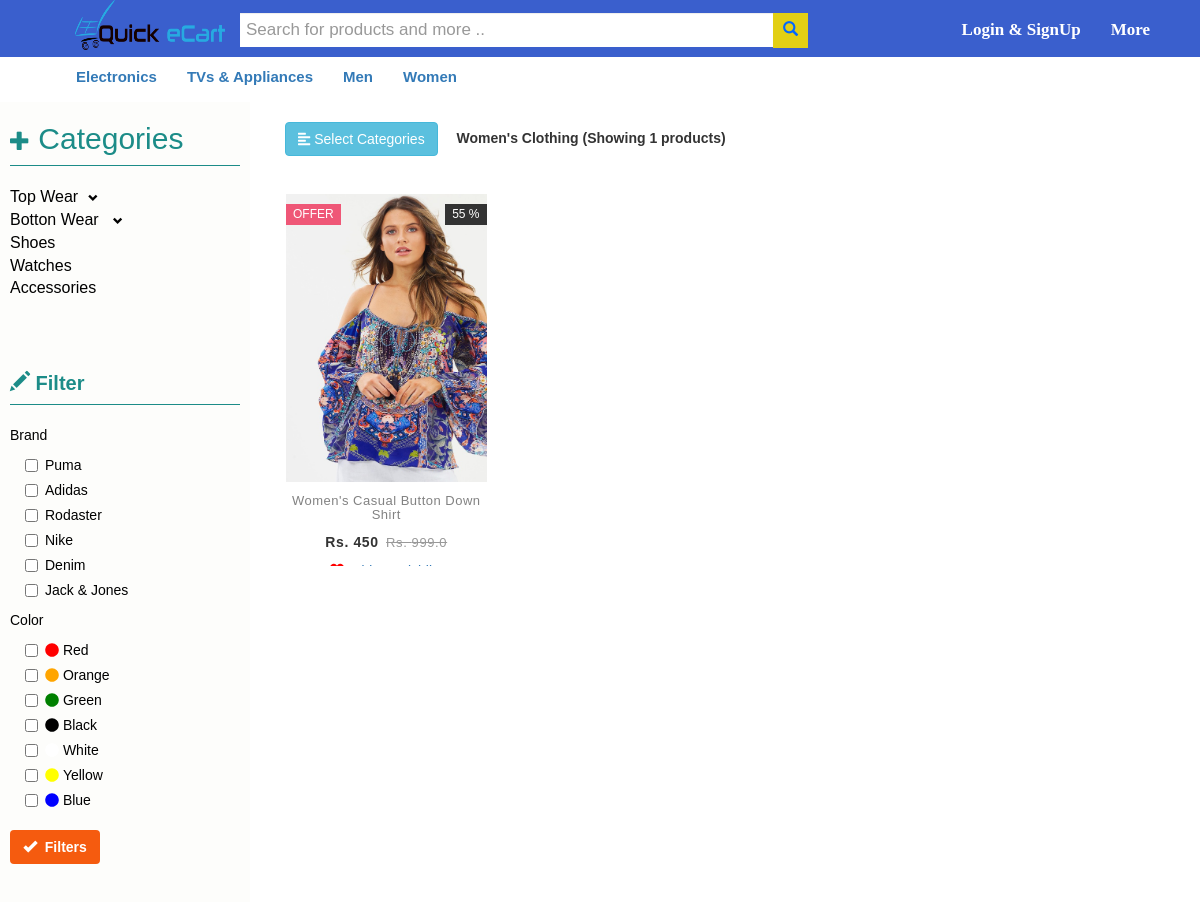
The page /womens_wear_product/Top/ on the database as committed earlier.
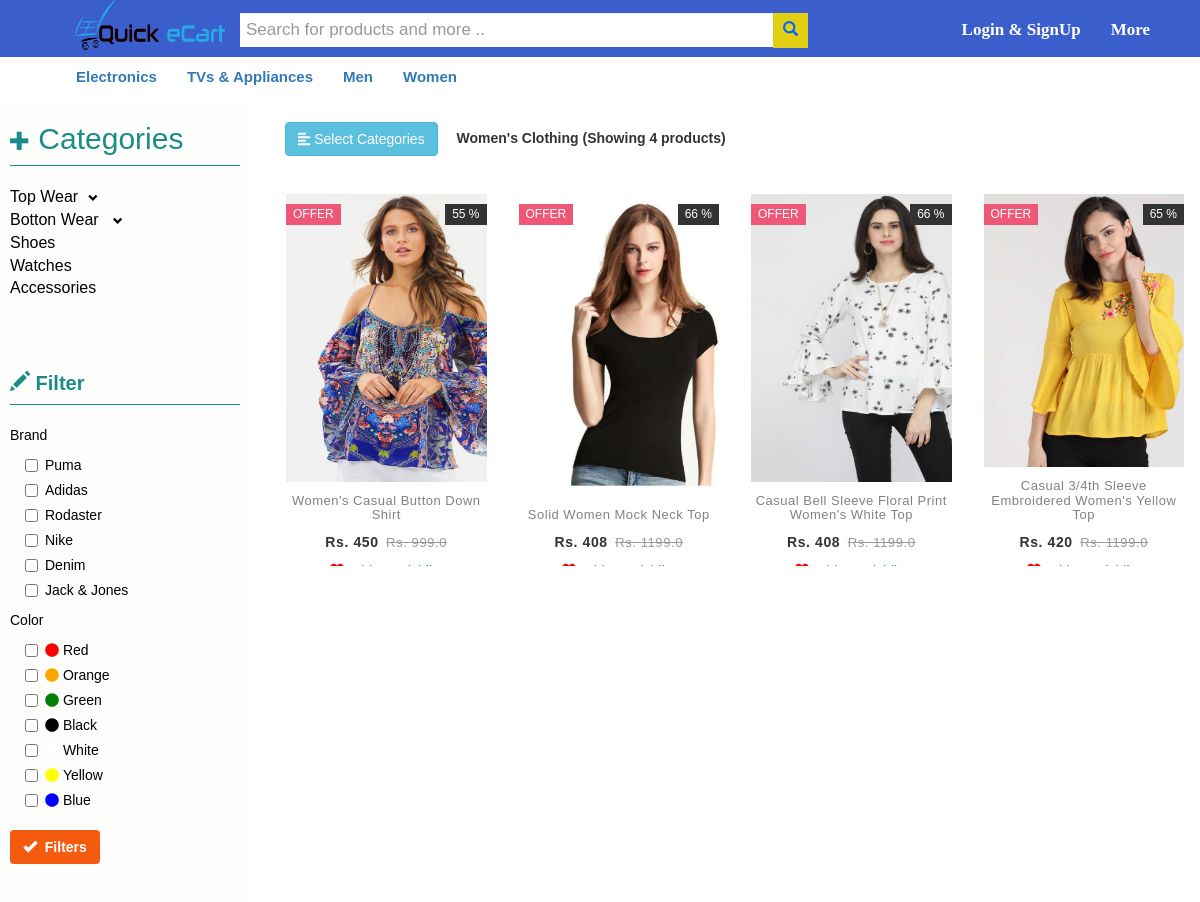
The same page on the database as committed later.
### product/models.py (models this page shows, shortened)
class Clothing(models.Model):
    product = models.ForeignKey(Product,on_delete=models.CASCADE,null=False)
    category = models.CharField(max_length = 150,null=False)
    sub_category = models.CharField(('Sub Category'),max_length = 150,null=False)
    description = models.TextField(null=False)
    GENDER_CHOICES = (
                     ('M', 'Male'),
                     ('F', 'Female'),
                     ('K','Kids')
                    )
    gender = models.CharField('Gender',choices=GENDER_CHOICES,max_length=1,null=True,blank=True)
    brand = models.CharField(max_length = 150,null=True,blank=True)
    size = models.CharField(max_length = 150,null=True,blank=True,help_text=('Please enter size like - M,S,L etc'))
    color = models.CharField(max_length = 150,null=True,blank=True,help_text=('Please enter brand like - Red,brown etc'))

class Product(models.Model):
    name = models.CharField(max_length = 150)
    price = models.FloatField(null=False)
    offer = models.IntegerField(default=0)
    emi_discount = models.FloatField(default=0)
    card_discount = models.FloatField(default=0)
    avaiable_stock = models.IntegerField(default=10)
    visited = models.IntegerField(default=0)
    like = models.IntegerField(default=0)
    dislike = models.IntegerField(default=0)
    product_image1 = models.ImageField(null=True,blank=True)
    product_image2 = models.ImageField(null=True,blank=True)
    '''
    def save(self,**kwargs):
        super().save()

        img1 = Image.open(self.product_image1.path)
        img2 = Image.open(self.product_image2.path)

        if img1.height > 300 or img1.width > 250:
            if img1.height > 300 and img1.width < 250:
                output_size = (300,img1.width)
            elif(img1.height < 300 and img1.width > 250):
                output_size = (img1.height,250)
                img1.thumbnail(output_size)
                img1.save(self.product_image1.path)
            else:
                output_size = (300,250)
            img1.thumbnail(output_size)
            img1.save(self.product_image1.path)

        if img2.height > 300 or img2.width > 250:
            if img2.height > 300 and img2.width < 250:
                output_size = (300,img2.width)

            elif(img2.height < 300 and img2.width > 250):
                output_size = (img2.height,250)
            else:
                output_size = (300,250)
            img2.thumbnail(output_size)
            img2.save(self.product_image2.path)
    '''

### product/views.py (the view, shortened to what this page needs)
# urls.py: url('^womens_wear_product/(?P<wear_category>[a-zA-Z0-9@#$&-]+)/$',views.womens_wear_product,name="womens_wear_product"),
def womens_wear_product(request,wear_category):
    products = Clothing.objects.filter(gender = 'F', category__icontains = wear_category)
    context = {'products':products
                }
    return render(request,'product/womens_product.html',context=context)

### product/templatetags/app_filter.py (called while the page is built)
@register.filter(name = 'get_discounted_price')
def get_discounted_price(price,offer):
    discounted_price = round((price - (price*offer)/100))
    return discounted_price

### product/templates/product/womens_product.html (shortened to what this page needs)
{% extends 'product/base.html' %}
{% load staticfiles %}
{% load app_filter %}
{% block body %}
<div class="wrapper">
    <nav id="sidebar" style="background-color: #FDFDFB">
        <div class="sidebar-header">
            <h3 style="margin-left:10px;font-size:30px;color:#1C8C88"><span class="glyphicon glyphicon-plus" style="font-size:20px"></span>&nbspCategories</h3>
        </div>
		<hr style="border-color:#1C8C88;margin:0px 10px 0px 10px">
		<br>
        <ul class="list-unstyled components" style="margin-left:10px">
            <li class="active">
                <a href="#homeSubmenu" data-toggle="collapse" aria-expanded="false" class="dropdown-toggle" style="font-size:16px">Top Wear<span class="glyphicon glyphicon-chevron-down" style="font-size:10px;margin-left:10px"></a>
            </li>
            <li>
                <a href="#pageSubmenu" data-toggle="collapse" aria-expanded="false" class="dropdown-toggle" style="font-size:16px">Botton Wear <span class="glyphicon glyphicon-chevron-down" style="font-size:10px;margin-left:10px"> </a>
            </li>
            <li>
                <a href="{% url 'product:womens_shoes_product' %}" style="font-size:16px">Shoes</a>
            </li>
            <li>
                <a href="{% url 'product:womens_accessories_product' 'watch' %}" style="font-size:16px">Watches</a>
            </li>
            <li>
                <a href="{% url 'product:womens_accessories_product' 'accessories' %}" style="font-size:16px">Accessories</a>
            </li>
        </ul>
        <br>
        <br>
        <form action="#" method="POST" role="form">
        	<h1 style="margin-left:10px;font-size:20px;font-weight:bold;color:#1C8C88"><span class="glyphicon glyphicon-pencil" style="font-size:20px"></span>&nbspFilter</h1>
        	<hr style="border-color:#1C8C88;margin:0px 10px 0px 10px">
        	<br>
        	<div>
        		<p style="margin-left:10px">Brand</p>
        		<div class="checkbox" style="margin-left:25px">
        			<label><input type="checkbox" name="brand" value="Puma">Puma</label>
        		</div>
        		<div class="checkbox" style="margin-left:25px">
        			<label><input type="checkbox" name="brand" value="Adidas">Adidas</label>
        		</div>
        		<div class="checkbox" style="margin-left:25px">
        			<label><input type="checkbox" name="brand" value="Rodaster">Rodaster</label>
        		</div>
        		<div class="checkbox" style="margin-left:25px">
        			<label><input type="checkbox" name="brand" value="Nike">Nike</label>
        		</div>
        		<div class="checkbox" style="margin-left:25px">
        			<label><input type="checkbox" name="brand" value="Denim">Denim</label>
        		</div>
        		<div class="checkbox" style="margin-left:25px">
        			<label><input type="checkbox" name="brand" value="Jack & Jones">Jack & Jones</label>
        		</div>
        	</div>
        	<div>
        		<p style="margin-left:10px">Color</p>
        		<div class="checkbox" style="margin-left:25px">
        			<label><input type="checkbox" name="color" value="Red"><i class="fas fa-circle" style="color:red"></i>&nbspRed</label>
        		</div>
        		<div class="checkbox" style="margin-left:25px">
        			<label><input type="checkbox" name="color" value="Orange"><i class="fas fa-circle" style="color:orange"></i>&nbspOrange</label>
        		</div>
        		<div class="checkbox" style="margin-left:25px">
        			<label><input type="checkbox" name="color" value="Green"><i class="fas fa-circle" style="color:green"></i>&nbspGreen</label>
        		</div>
        		<div class="checkbox" style="margin-left:25px">
        			<label><input type="checkbox" name="color" value="Black"><i class="fas fa-circle" style="color:black"></i>&nbspBlack</label>
        		</div>
        		<div class="checkbox" style="margin-left:25px">
        			<label><input type="checkbox" name="color" value="White"><i class="fas fa-circle" style="color:white"></i>&nbspWhite</label>
        		</div>
        		<div class="checkbox" style="margin-left:25px">
        			<label><input type="checkbox" name="color" value="Yellow"><i class="fas fa-circle" style="color:yellow"></i>&nbspYellow</label>
        		</div>
        		<div class="checkbox" style="margin-left:25px">
        			<label><input type="checkbox" name="color" value="Blue"><i class="fas fa-circle" style="color:blue"></i>&nbspBlue</label>
        		</div>
        	</div>
        	<button type="submit" class="btn btn-md" style="background-color:#F55B0F;color:white;margin-left:10px;font-weight:bold;margin-top:10px;margin-bottom:10px">
        		<span class="glyphicon glyphicon-ok" style="color:white"></span>&nbsp Filters
        	</button>
        </form>
    </nav>
    <div class="container" style="margin-left:20px">
		 <br>
         <button type="button" id="sidebarCollapse" class="btn btn-info">
             <i class="fas fa-align-left"></i>
             <span>Select Categories</span>
         </button>
		 <p style="display:inline-block;margin-left:15px;font-weight:bold;font-size:18px0">Women's Clothing (Showing {{ products.count }} products)</p>
    	 <br>
    	 <br>
    	 <div class="row">
    	 		{% for product in products %}
    	 			<div class="col-md-3" style="margin-top:15px">
			            <div class="product-grid" >
			                <div class="product-image">
			                    <a href="{% url 'product:product_detail' product.product.id %}">
			                        <img class="pic-1" width="250" height="300" src="{{ product.product.product_image1.url }}">
			                    </a>
			                    {% if product.product.offer > 0 %}
				                    <span class="product-new-label">Offer</span>
				                    <span class="product-discount-label">{{ product.product.offer }} %</span>
				                {% endif %}
			                </div>
			                <div class="product-content">
			                    <h3 class="title"><a href="#">{{ product.product.name }}</a></h3>
			                    {% if product.product.offer > 0 %}
				                    <div class="price">Rs. {{ product.product.price|get_discounted_price:product.product.offer }}
				                        <span>Rs. {{ product.product.price }}</span>
				                    </div>
				                {% else %}
				                	<div class="price">Rs. {{ product.product.price|floatformat }}</div>
				                {% endif %}
			                    <a href="{% url 'usercart:add_to_wishlist' product.product.id %}"><i class="fa fa-heart" style="color:red"></i>&nbspAdd To Wishlist</a>
			                </div>
			            </div>
			        </div>
    	 		{% endfor %}
    	 </div>
    </div>
</div>
{% endblock %}

### product/templates/product/base.html (shortened to what this page needs)
<!DOCTYPE html>
<html lang="en">
<head>
    {% load staticfiles %}
    {% load app_filter %}
    <link rel="stylesheet" href="https://maxcdn.bootstrapcdn.com/bootstrap/3.3.7/css/bootstrap.min.css">
  	<link rel="stylesheet" href="https://stackpath.bootstrapcdn.com/font-awesome/4.7.0/css/font-awesome.min.css" />
</head>
<body>
<header>
	<nav class="navbar navbar-fixed-top" style="background-color:#3A5FCD" >
	  <div class="container-fluid">
	    <div class="navbar-header">
	      <a href="{% url 'product:home' %}"><img src="{% static 'product/images/ECartlogo.png' %}" style="margin-left:60px" width="150" height="50" /></a>
	    </div>
	    <div class="collapse navbar-collapse" id="myNavbar">
	    	<div class=search-container">
		      <form class="navbar-form navbar-left" role="search" method="post" action="{% url 'product:search_product' %}">
		                <div class="form-group">
		                    <input type="text" style="padding: 6px;margin-top: 5px;font-size: 17px;border-radius:0px;border: None;" placeholder="Search for products and more .." class="form-control" name="question" value="" size=50 required>
		                </div>
		                <button type="submit" style="float: right;padding: 6px 10px;margin-top: 5px;margin-right: 16px;border-radius:0px;border: None;background: #ddd;font-size: 16px;border: none;cursor: pointer;color:#0066ff;background-color:#E2CF14"><span class="glyphicon glyphicon-search" style="font-size:15px"></span></button>
		      </form>
		    </div>
	      <ul class="nav navbar-nav navbar-right" style="margin-right:20px">
	      	 {% if request.user.is_authenticated %}
		        <li>
			        <div class="dropdown">
					  <button class="dropbtn">{{ request.user.name }}</button>
					  <div class="dropdown-content">
					    <a href="{% url 'user:manage_address' %}"><span class="glyphicon glyphicon-user"></span>&nbsp&nbsp My Profile</a>
					    <a href="{% url 'usercart:myorder' %}"><span class="glyphicon glyphicon-briefcase"></span>&nbsp&nbsp My Orders</a>
					    <a href="{% url 'user:contact_support' %}"><span class="glyphicon glyphicon-earphone"></span>&nbsp&nbsp Contact Support</a>
					  </div>
					</div>
				</li>
		     	<li><a href="{% url 'usercart:wishlist_view' %}" data-toggle="tooltip" title="Wishlist"><span class="glyphicon glyphicon-heart" style="font-size: 20px;color:white;margin-top:4px"></span>{% if request.user|get_user_wishlist_value  > 0 %}<span class="badge badge-danger" style="background-color:white;font-size:10px;color:black">{{ request.user|get_user_wishlist_value }}</span>{% endif %}</a></li>
		     	<li><a href="{% url 'usercart:cart_view' %}" data-toggle="tooltip" title="Cart"><span class="glyphicon glyphicon-shopping-cart" style="font-size: 20px;color:white;margin-top:4px"></span>{% if request.user|get_user_cart_value  > 0 %}<span class="badge badge-danger" style="background-color:white;font-size:10px;color:black">{{ request.user|get_user_cart_value }}</span>{% endif %}</a></li>
		        <li><a href="{% url 'user:user_logout' %}" data-toggle="tooltip" title="Logout"><span class="glyphicon glyphicon-off" style="font-size: 20px;color:white;margin-top:4px"></span></a></li>
		     {% else %}
		     	<li><a href="{% url 'user:user_login' %}" id="myBtn" style="font-size:17px;font-weight: bold;margin-top:5px;font-family:Lucida Sans Unicode;color:white">Login & SignUp</a></li>
		     	<li><a href="{% url 'product:more' %}" style="font-size:17px;font-weight: bold;margin-top:5px;font-family:Lucida Sans Unicode;color:white">More</a></li>
		     {% endif %}
	      </ul>
	    </div>
	  </div>
	</nav>
	<nav class="navbar" style="margin-bottom:0px;height:18px;background-color:white">
	  <div class="container-fluid">
	    <div class="collapse navbar-collapse">
	      <ul class="nav navbar-nav" style="margin-top:10px;margin-bottom:0px;margin-left:30px">
		        <li ><a href="{% url 'product:electronics_product' 'ALL' %}" style="font-size:15px;font-weight:650">Electronics</a></li>
		        <li ><a href="{% url 'product:tv_appliance_product' 'ALL' %}" style="font-size:15px;font-weight:650">TVs & Appliances</a></li>
		        <li ><a href="{% url 'product:mens_product' %}" style="font-size:15px;font-weight:650">Men</a></li>
		        <li ><a href="{% url 'product:womens_product' %}" style="font-size:15px;font-weight:650">Women</a></li>
	      </ul>
	    </div>
	  </div>
	</nav>
</header>
<main>
<div class="container">
</div>
</main>
{% block body %}
{% endblock %}
</body>
</html>

### product/templates/product/womens_product.html (style rules this page uses)
.product-grid { font-family:Raleway,sans-serif;text-align:center;padding:0 0 72px;border:1px solid rgba(0,0,0,.1);overflow:hidden;position:relative;z-index:1;border-color:white }
.product-grid .product-image a { display:block }
.product-grid .pic-1 { opacity:1;top:0;left:0;transition:all .3s ease-out 0s }
.product-grid .product-discount-label,.product-grid .product-new-label { color:#fff;background-color:#ef5777;font-size:12px;text-transform:uppercase;padding:2px 7px;display:block;position:absolute;top:10px;left:0 }
.product-grid .product-discount-label { background-color:#333;left:auto;right:0 }
.product-grid .product-content { background-color:#fff;text-align:center;padding:12px 0;margin:0 auto;position:absolute;left:0;right:0;bottom:-27px;z-index:1;transition:all .3s }
.product-grid .title { font-size:13px;font-weight:400;letter-spacing:.5px;text-transform:capitalize;margin:0 0 10px;transition:all .3s ease 0s }
.product-grid .title a { color:#828282 }
.product-grid .price { color:#333;font-size:14px;font-family:Montserrat,sans-serif;font-weight:700;letter-spacing:.6px;margin-bottom:8px;text-align:center;transition:all .3s }
.product-grid .price span { color:#999;font-size:13px;font-weight:400;text-decoration:line-through;margin-left:3px;display:inline-block }
.wrapper { display: flex; align-items: stretch; }
#sidebar { min-width: 250px; max-width: 250px; min-height: 100vh; background: #F3F2F2; color: black; transition: all 0.3s; }
a[data-toggle="collapse"] { position: relative; }
.dropdown-toggle::after { display: block; position: absolute; top: 50%; right: 20px; transform: translateY(-50%); }
body { font-family: 'Poppins', sans-serif; background: white; }
#sidebar a, a:hover, a:focus { color: inherit; text-decoration: none; transition: all 0.3s; }

Rows that differ between the two databases and show on the page:
added Clothing: product.product_image1 (picture), product.offer "66", product.name "Solid Women Mock Neck Top", product.price|get_discounted_price "408", product.price "1199.0"
added Clothing: product.product_image1 (picture), product.offer "66", product.name "Casual Bell Sleeve Floral Print Women's White Top", product.price|get_discounted_price "408", product.price "1199.0"
added Clothing: product.product_image1 (picture), product.offer "65", product.name "Casual 3/4th Sleeve Embroidered Women's Yellow Top", product.price|get_discounted_price "420", product.price "1199.0"
Other text that changed with them:
{{ products.count }}: "1" → "4"
